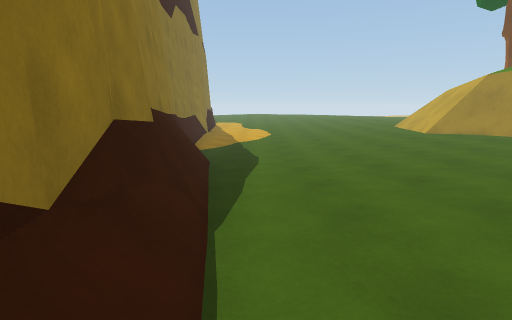
view 1 (above)

24 first-person views from a walk through a 3-D level made in the Unity game engine. The camera is 1.4 m above the floor, tilts 10° down and sees 80° across. The floor is counted in squares, 1 m on a side. Each view is taken from the middle of a square. On the plan, view 1 faces up. The plan holds only what a view shows up to about 14 squares ahead; the rest is blank. The place goes on beyond the plan. The player is left out.

view 2
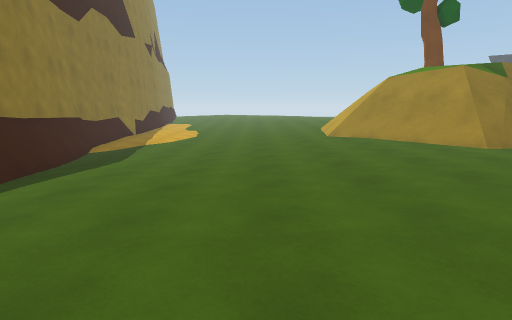

view 3
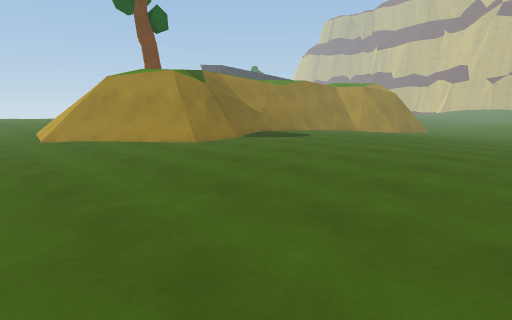

view 4
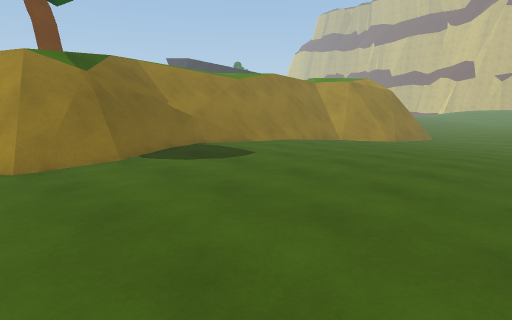

view 5
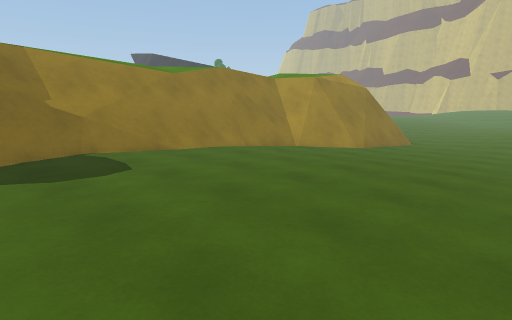

view 6
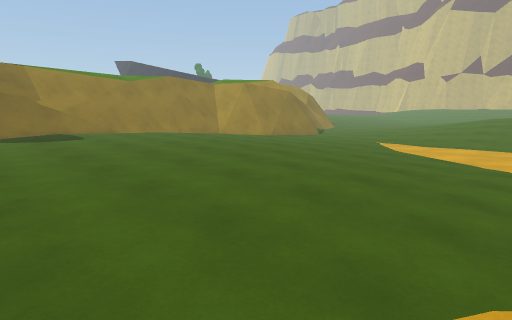

view 7
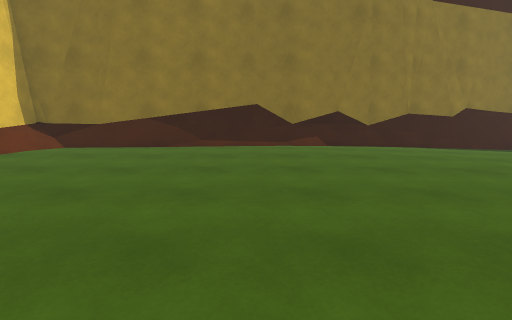

view 8
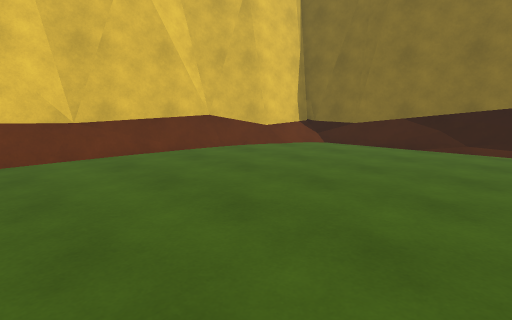

view 9
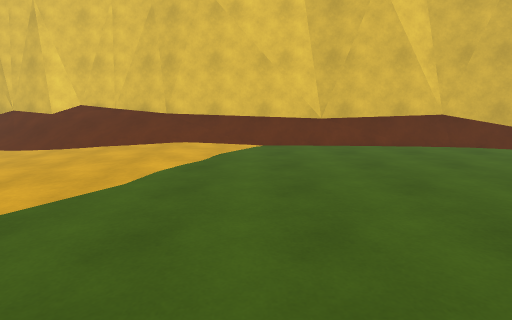

view 10
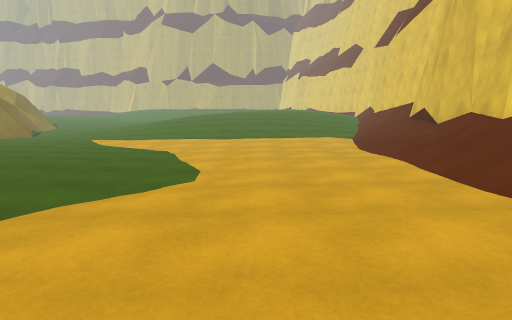

view 11
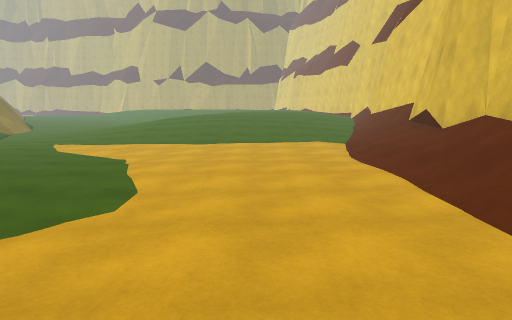

view 12
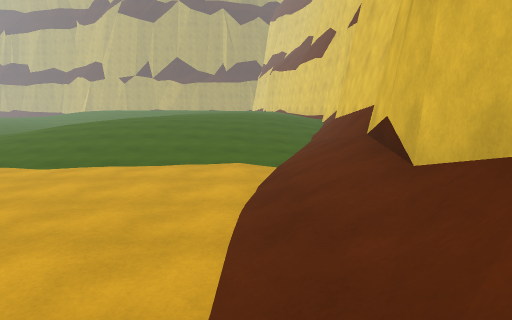

view 13
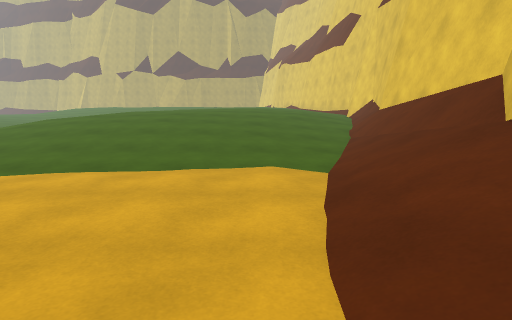

view 14
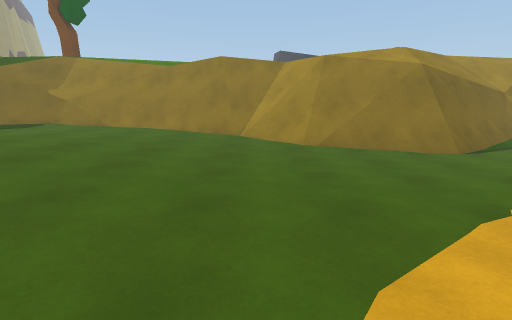

view 15
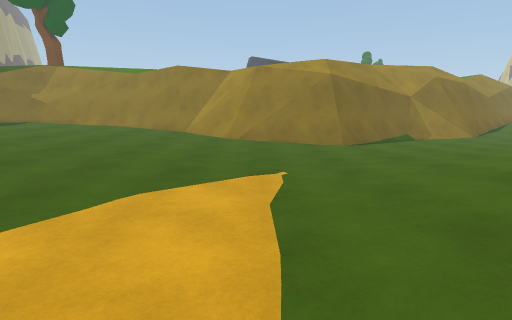

view 16
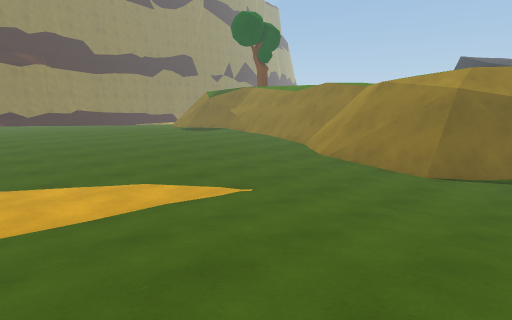

view 17
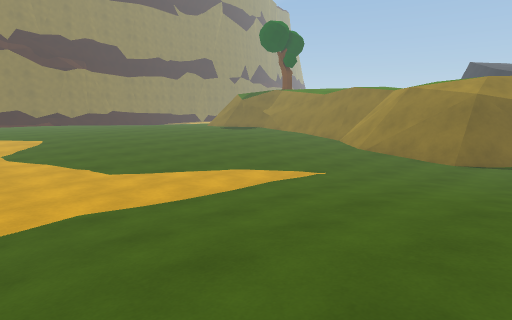

view 18
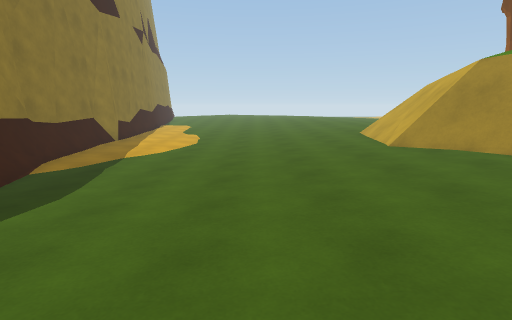

view 19
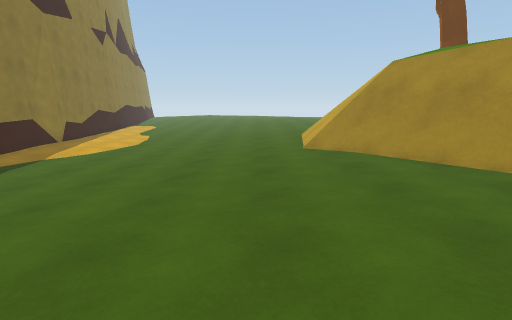

view 20
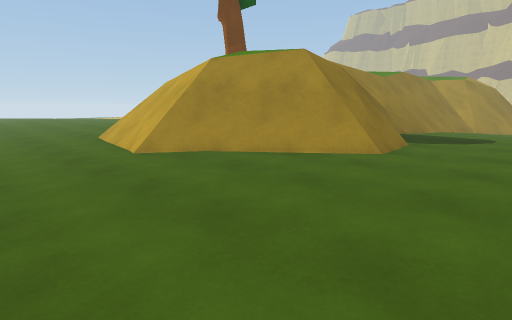

view 21
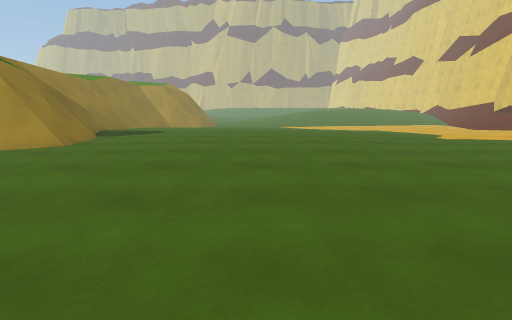

view 22
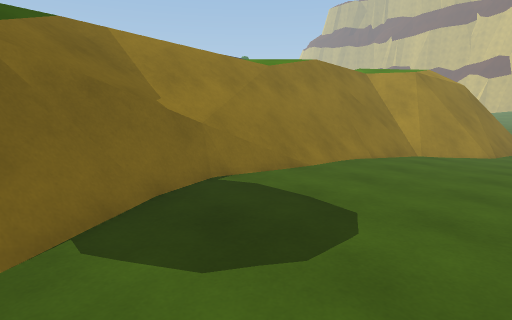

view 23
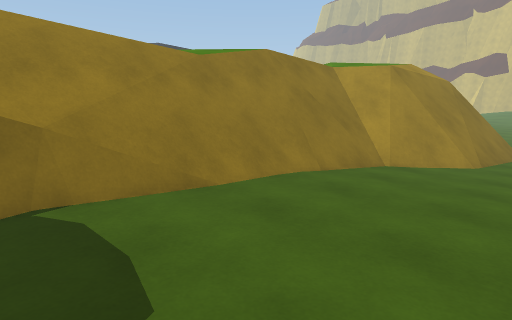

view 24
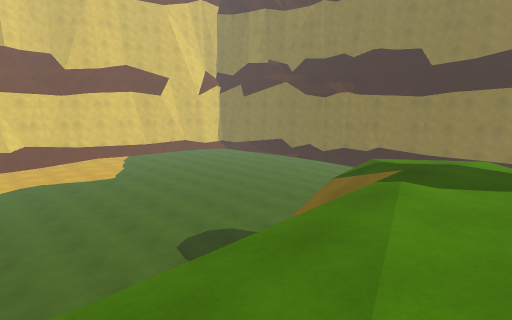

### Floor plan
Key: @ floor where view 1 was taken; # wall or solid block; . main floor; : floor 0.25 m higher than the main floor; - floor 0.25 m lower than the main floor; _ floor 0.5 m lower than the main floor; < floor 0.75 m lower than the main floor; + floor 3.25 m higher than the main floor; * floor 3.5 m higher than the main floor; / step, stairs or slope; = window, fence, low wall or low ledge; ^ raised ledge; v drop or lower ground; T tree.
Columns run from 4 left of view 1 to 38 right of it. Each row starts with its distance up from view 1.
 19 #<<<<<<<___--////  TT
 18 #<<<<<<<___--////     +++++ +
 17 #<<<<<<<___--//// /+++++++///+
 16 ##<<<<<<___--/////+++**///////
 15 #=<<<<<<___--/=vv/++//////////+
 14 ##<<<<<<__----=#v/+/////////////////
 13 ##<<<<<<__-----=#v/////////////////// +//
 12  #=<<<<___------=v/v#===//////////////////v
 11  #=<<<<___------#====...-----///////////vv=
 10  #=<<<<___-------.......-----___//////vv##<
  9  ##<_____-----..........-----___<<//v=##=<<
  8  ##______----...........-----___<<<<<<#=<<<
  7   #/____-----...........-----___<<<<<<<<<<<
  6   #/__-------...........-----___<<<<<<<<<<<
  5   #/_--------..........------___<<<<<<<<<<<
  4   #/--------...........-----____<<<<<<<<<<<
  3   #/------............------____<<<<<<<<<<_
  2   ##------............------___<<<<<<<<<_//
  1    #----.............------____<<<<<<<<__//
  0    #@--..............------___<<<<<<<<__///
 -1    #/--.............-------___<<<<<<<_/////
 -2    #/-..............------___<<<<<<<<_///.:
 -3    #/-.............-------___<<<<<<<<_///::
 -4    ##-.............------____<<<<<<<__///::
 -5    ##-.............----_______<<<<<<__///::
 -6     #-.............----_______<<<<<__-///::
 -7     #=.............-----_______<<____-///::
 -8     ##..............----_______<<____-///::
 -9     ##...............---_______<<____-///::
-10      #...............----______<<____-///::
-11      ###.............----_____<<<<____///::
-12        #####=////...////--____<<<<____////:
-13           #######////////////////<<<__--../
-14                 ^#####//=#//////////__--../
-15                      ^^^#^#####////////--/.
-16                                ###=====://.

Positions as (right, up) in squares from view 1, and headings:
1: (0, 0), facing up
2: (5, 0), facing up
3: (6, 0), facing up-right
4: (12, 2), facing up-right
5: (16, 2), facing up-right
6: (15, -5), facing up-right
7: (12, -3), facing left
8: (12, -3), facing down-left
9: (12, -1), facing down
10: (13, -8), facing right
11: (15, -9), facing right
12: (21, -13), facing right
13: (24, -12), facing right
14: (28, -2), facing up
15: (31, -5), facing up
16: (38, -4), facing up-left
17: (38, -8), facing up-left
18: (4, 5), facing up
19: (7, 5), facing up
20: (5, 7), facing up-right
21: (3, 4), facing right
22: (15, 7), facing up-right
23: (18, 7), facing up-right
24: (24, 18), facing down-left
